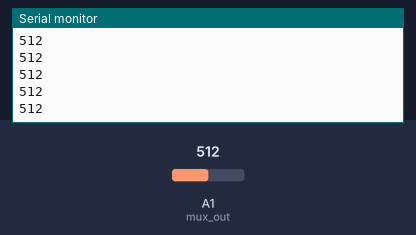
Simulated run of this sketch. Board: Arduino Uno, built with avr-gcc and run on an emulated ATmega328P. On the bench: the last lines printed to the serial monitor. Inputs (shaded band) come from the test bench; at power-on: A1 (mux_out) = 512.

Above: at 1.2 s.
1.3 s: A1 (mux_out) set to 716
At 2.1 s:
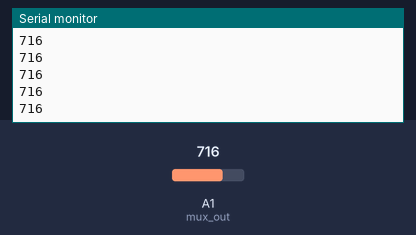
2.8 s: A1 (mux_out) set to 900
At 3.5 s:
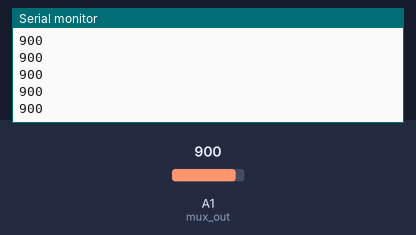
Timing chart, 0 to 5.8 s (numbered marks = the images above; inputs shaded):
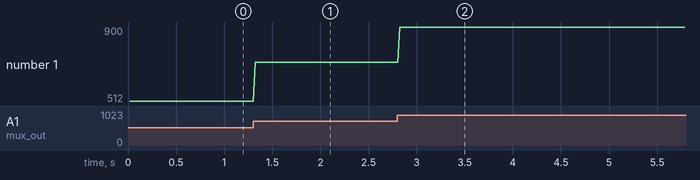

The sketch:

Mux_Test.ino
```cpp
// mux control pins
int mux_c = 3;
int mux_b = 4;
int mux_a = 7;

int mux_out = A1;

int y0,y1,y2,y3,y4,y5,y6,y7;

char buffer[60];


void setup() {
  // put your setup code here, to run once:
  Serial.begin(9600);
  pinMode(mux_c,OUTPUT);
  pinMode(mux_b,OUTPUT);
  pinMode(mux_a,OUTPUT);


}

void loop() {
  // put your main code here, to run repeatedly:
//
//  SENSOR LEFT
//    // SWEEP PINS:
   digitalWrite(mux_c, LOW);
   digitalWrite(mux_b, LOW);
   digitalWrite(mux_a, LOW);
   y0 = analogRead(mux_out);
   delay(20);

//   digitalWrite(mux_c, HIGH);
//   digitalWrite(mux_b, LOW);
//   digitalWrite(mux_a, LOW);
//   y1 = analogRead(mux_out);
//  delay(20);

   digitalWrite(mux_c, LOW);
   digitalWrite(mux_b, HIGH);
   digitalWrite(mux_a, LOW);
//   y2 = analogRead(mux_out);
//   delay(20);

  //  digitalWrite(mux_c, LOW);
  //  digitalWrite(mux_b, HIGH);
  //  digitalWrite(mux_a, HIGH);
  //  y3 = analogRead(A0);
  //  delay(20);


  //  digitalWrite(mux_c, HIGH);
  //  digitalWrite(mux_b, LOW);
  //  digitalWrite(mux_a, LOW);
  //  y4 = analogRead(A0);
  //  delay(20);

  //  digitalWrite(mux_c, HIGH);
  //  digitalWrite(mux_b, LOW);
  //  digitalWrite(mux_a, HIGH);
  //  y5 = analogRead(A0);
  //  delay(20);

  //  digitalWrite(mux_c, HIGH);
  //  digitalWrite(mux_b, HIGH);
  //  digitalWrite(mux_a, LOW);
  //  y6 = analogRead(A0);
  //  delay(20);

  //   digitalWrite(mux_c, HIGH);
  //   digitalWrite(mux_b, HIGH);
  //   digitalWrite(mux_a, HIGH);
  //   y7 = analogRead(A0);
  //   delay(20);

    //sprintf(buffer,"%d|%d|%d|%d|%d|%d|%d|%d",y0,y1,y2,y3,y4,y5,y6,y7);
    Serial.println(y0);


}
```

Measured:
- after the input at 1.3 s, the serial monitor: prints a new line at once (image 1)
- after the input at 2.8 s, the serial monitor: prints a new line at once (image 2)
- plotted number 1: 512 → 716 after the input at 1.3 s, 716 → 900 after the input at 2.8 s
